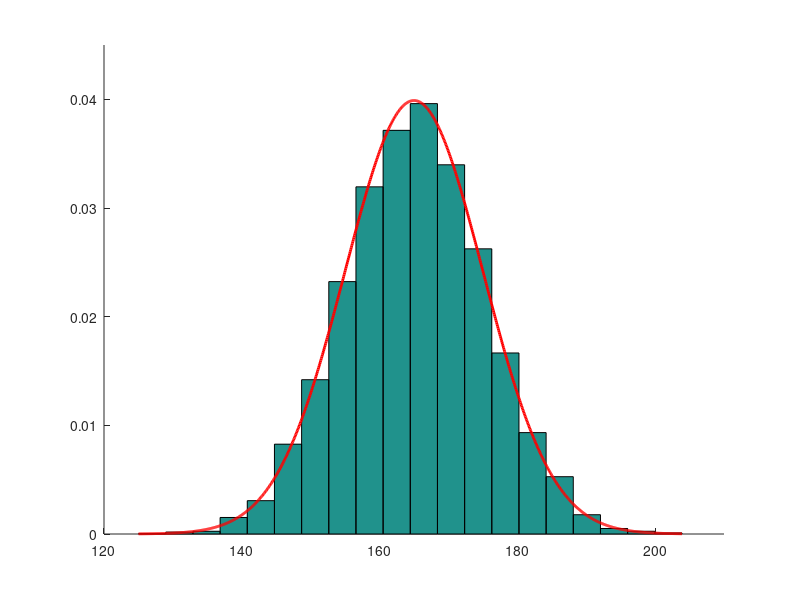

Reproduce this figure in MATLAB.
%x=normrnd(m,s,l,c)
%m=media
%s=sigma=deviatia standard
%l=nr linii
%c=nr coloane
nr_bare=20;
x=normrnd(165,10,1,10000);
%hist(x);
[~,mijloace]=hist(x,nr_bare);

NORM=nr_bare/(max(x)-min(x));
clf;
hold on;
hist(x, mijloace, NORM)

diviziune = linspace(min(x), max(x), 1000); % genereaza o div de 1000 val intre min si max, echidistante
valori = normpdf(diviziune, 165, 10);
plot(diviziune, valori, '-r', 'linewidth', 2)
axis([120,210,0,0.045])

mean(x)
std(x,1)

mean(x>160 & x<170)
normcdf(170,165,10)-normcdf(160,165,10)

